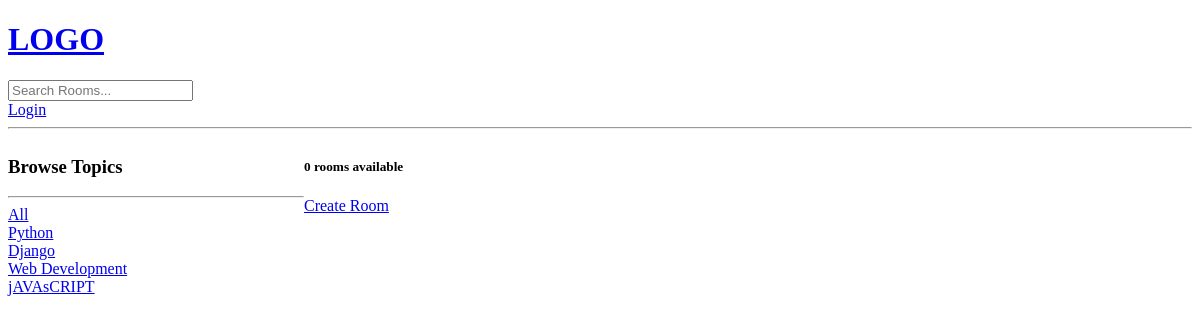
/, run on an earlier commit of the app's database.
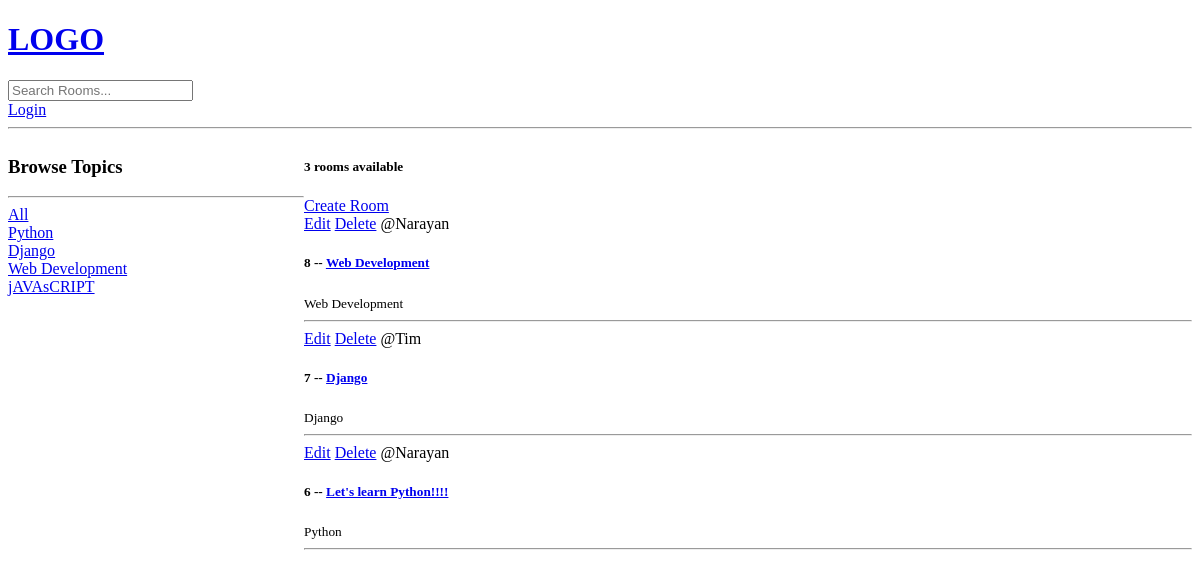
And on a later commit of the database.
### base/models.py (models this page shows, shortened)
class Topic(models.Model):
    name = models.CharField(max_length=200)

class Room(models.Model):
    host = models.ForeignKey(User, on_delete=models.SET_NULL, null=True)
    topic = models.ForeignKey(Topic, on_delete=models.SET_NULL, null=True)
    name = models.CharField(max_length=200)
    description = models.TextField(null=True, blank=True)
    updated = models.DateTimeField(auto_now=True)
    created = models.DateTimeField(auto_now_add=True)
    class Meta:
        ordering = ['-updated', '-created']

### base/views.py (the view)
# urls.py: 2. Add a URL to urlpatterns:  path('', views.home, name='home')
def home(request):
    q = request.GET.get('q') if request.GET.get('q') != None else ''
    rooms = Room.objects.filter(
        Q(topic__name__icontains = q) |
        Q(name__icontains=q) |
        Q(description__icontains=q)
        )
    topics = Topic.objects.all()
    room_count = rooms.count()
    context = {'rooms': rooms, 'topics': topics, 'room_count': room_count}
    return render(request, 'base/home.html', context)

### base/templates/base/home.html (shortened to what this page needs)
{% extends 'main.html' %}
{% block content %}
<div class="home-container">
    <div>
        <h3>Browse Topics</h3>
        <hr>
        <div>
            <a href="{% url 'home' %}">All</a>
        </div>
        {% for topic in topics %}
            <div>
                <a href="{% url 'home' %}?q={{topic.name}}">{{topic.name}}</a>
            </div>
        {% endfor %}
    </div>
    <div>
        <h5>{{room_count}} rooms available</h5>
        <a href="{% url 'create-room' %}">Create Room</a>
        <div>
            {% for room in rooms %}
            <div>
                <a href="{% url 'update-room' room.id %}">Edit</a>
                <a href="{% url 'delete-room' room.id %}">Delete</a>
                <span>@{{room.host.username}}</span>
                <h5>{{room.id}} -- <a href="{% url 'room' room.id %}">{{room.name}}</a></h5>
                <small>{{room.topic.name}}</small>
                <hr>
            </div>
            {% endfor %}
        </div>
    </div>
</div>
{% endblock content %}

### templates/main.html (shortened to what this page needs)
<!DOCTYPE html>
<html>
<head>
</head>
<body>
    {% include 'navbar.html' %}
    {% block content %}
    {% endblock %}
</body>
</html>

### templates/navbar.html
<a href="/">
    <h1>LOGO</h1>
</a>
<form method="GET" action="{% url 'home' %}">
    <input type="text" name="q" placeholder="Search Rooms..." />
</form>
{% if request.user.is_authenticated %}
<a href="{% url 'logout' %}">Logout</a>
{% else %}
<a href="{% url 'login' %}">Login</a>
{% endif %}
<hr>

### base/templates/base/home.html (style rules this page uses)
.home-container { display: grid; grid-template-columns: 1fr 3fr; }

What changed in the data, as far as the page shows it:
added Room: host.username "Narayan", id "8", name "Web Development", topic.name "Web Development"
added Room: host.username "Tim", id "7", name "Django", topic.name "Django"
added Room: host.username "Narayan", id "6", name "Let's learn Python!!!!", topic.name "Python"
Also different on the page:
{{ room_count }}: "0" → "3"
